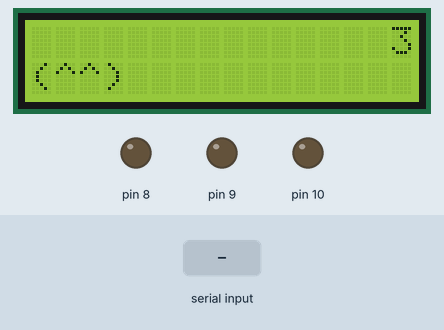
This sketch was run on a simulated Arduino Uno, built with avr-gcc and run on an emulated ATmega328P. Parts: 16×2 character LCD, output pins drawn as LEDs (lit = HIGH). The test bench sets the inputs (shaded band).

Above: at 1.2 s.
1.3 s: "g" received over the second serial link
At 1.7 s:
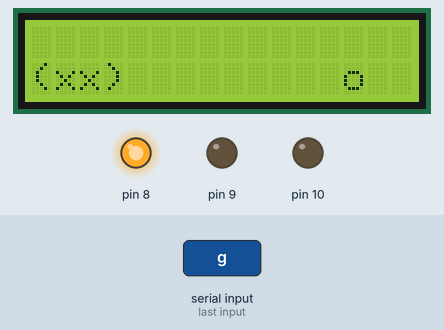
4.3 s: "R" received over the second serial link
At 6.3 s:
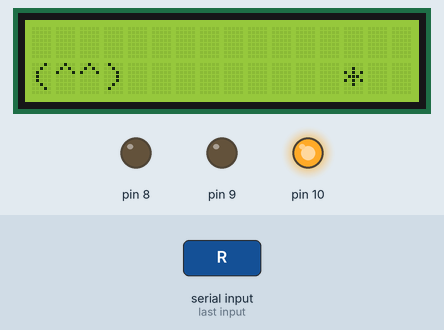
At 11.9 s:
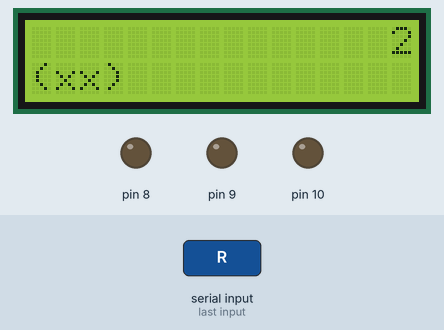
Timing chart, 0 to 13.3 s (numbered marks = the images above; inputs shaded):
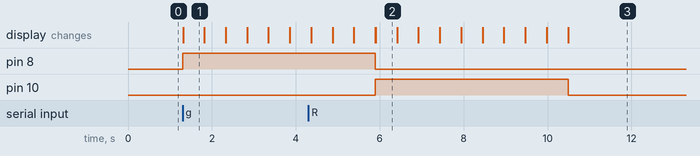

Measured:
- after the input at 1.3 s, pin 8: LOW → HIGH at once; the display: changes at once (image 1)
- after the input at 4.3 s, pin 10: LOW → HIGH after 1.6 s, → LOW 4.6 s later; the display: first differs from a run without the input after 1.6 s (image 2)
- what the display in image 1 shows lasts 0.5 s, from 1.3 s to 1.8 s

The sketch:

bluetooth_quiz2.ino
```cpp
#include <SoftwareSerial.h>
#include <Wire.h>
#include <LiquidCrystal_I2C.h>

LiquidCrystal_I2C lcd(0x27, 16, 2);
SoftwareSerial bluetooth(2, 3);
int posX = 0;
int posY = 1;
int life = 3;
int lifePosX = 15;
int lifePosY = 0;

void setup() {
  Serial.begin(9600);
  bluetooth.begin(9600);
  lcd.begin();
  lcd.backlight();
  lcd.setCursor(posX, posY);
  lcd.print("(^^)");
  lcd.setCursor(lifePosX, lifePosY);
  lcd.print(life);

  pinMode(8, OUTPUT);
  pinMode(9, OUTPUT);
  pinMode(10, OUTPUT);
}

void loop() {
  char val = bluetooth.read();

  if(bluetooth.available()){
    Serial.write(bluetooth.read());
  }

  if(val == 'l'){
    lcd.clear();
    posX--;
    if(posX < 0){
      posX = 12;
    }
    lcd.setCursor(posX, posY);
    lcd.print("(^^)");
  }

  if(val == 'r'){
    lcd.clear();
    posX++;
    if(posX > 12){
      posX = 0;
    }
    lcd.setCursor(posX, posY);
    lcd.print("(^^)");
  }

  if(val == 'u'){
    lcd.clear();
    posY = 0;
    lcd.setCursor(posX, posY);
    lcd.print("(^^)");
  }

  if(val == 'd'){
    lcd.clear();
    posY = 1;
    lcd.setCursor(posX, posY);
    lcd.print("(^^)");
  }

  if(val == 'g'){
    digitalWrite(8, HIGH);
    lcd.setCursor(15, posY);
    lcd.print("o");
    int i = 1;
    while(true){
      int x = 14 - i;
      if(x == posX + 4){
        break;
      }
      lcd.clear();
      lcd.setCursor(x, posY);
      lcd.print("o");
      lcd.setCursor(posX, posY);
      lcd.print("(xx)");
      i++;
      delay(500);
    }
    lcd.clear();
    lcd.setCursor(posX, posY);
    lcd.print("(^^)");
    digitalWrite(8, LOW);
    life++;
    if(life > 3){
      life = 3;
    } else {
      lcd.setCursor(lifePosX, lifePosY);
      lcd.print(life);
    }
  }

  if(val == 'w'){
    digitalWrite(9, HIGH);
  }

  if(val == 'R'){
    digitalWrite(10, HIGH);
    lcd.setCursor(15, posY);
    lcd.print("*");
    int i = 1;
    while(true){
      int x = 14 - i;
      if(x == posX + 4){
        break;
      }
      lcd.clear();
      lcd.setCursor(x, posY);
      lcd.print("*");
      lcd.setCursor(posX, posY);
      lcd.print("(^^)");
      i++;
      delay(500);
    }
    lcd.clear();
    lcd.setCursor(posX, posY);
    lcd.print("(xx)");
    digitalWrite(10, LOW);
    life--;
    if(life < 0){
      lcd.clear();
      lcd.print("Game Over");
    } else {
      lcd.setCursor(lifePosX, lifePosY);
      lcd.print(life);
    }
  }

  if(val == 'o'){
    digitalWrite(8, LOW);
    digitalWrite(9, LOW);
    digitalWrite(10, LOW);
  }
}
```
